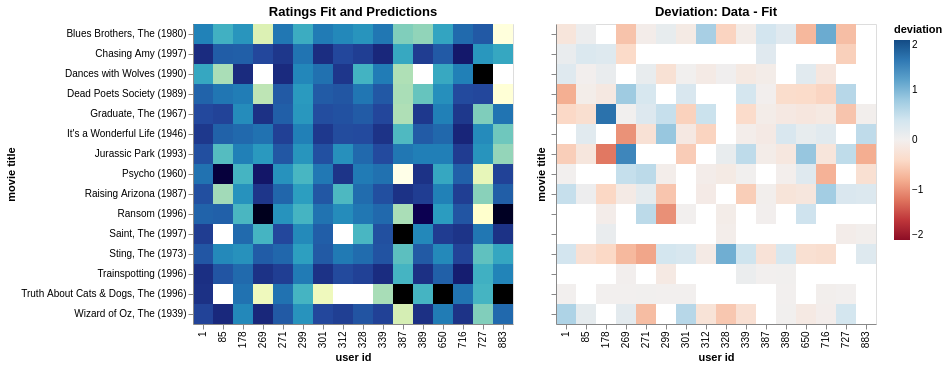

Write notebook code for a chart like this one.
### Markdown cell above
## Recommendation: User id 85

| **Watched** | **Recommend** | **Recommend** |
| :-: | :-: | :-: | 
| **5 (observed) / 5.5 (fit/prediction)** | **5.8 (fit/prediction)** | **4.3 (fit/prediction)** |
| ![https://www.imdb.com/title/tt0032138/](https://m.media-amazon.com/images/M/MV5BNjUyMTc4MDExMV5BMl5BanBnXkFtZTgwNDg0NDIwMjE@._V1_SY1000_CR0,0,670,1000_AL_.jpg) | ![https://www.imdb.com/title/tt0117979/](https://m.media-amazon.com/images/M/MV5BOWM0MTA4NjItMzM3ZS00NDJmLTg3NWItNGE5ODIyOGJhNzQ0L2ltYWdlL2ltYWdlXkEyXkFqcGdeQXVyMTQxNzMzNDI@._V1_SY1000_CR0,0,666,1000_AL_.jpg) | ![https://www.imdb.com/title/tt0117951/](https://m.media-amazon.com/images/M/MV5BMzA5Zjc3ZTMtMmU5YS00YTMwLWI4MWUtYTU0YTVmNjVmODZhXkEyXkFqcGdeQXVyNjU0OTQ0OTY@._V1_SY1000_SX675_AL_.jpg) |
| *The Wizard of Oz (1939)* | *Truth About Cats & Dogs (1996)* | *Trainspotting (1996)*

## Recommendation: User id 727

| **Watched** | **Recommend** | **Recommend** |
| :-: | :-: |  :-: | 
| **5 (observed) / 5.2 (fit/prediction)** | **5.8 (fit/prediction)** | **4.6 (fit/prediction)** |
| ![https://www.imdb.com/title/tt0080455/](https://m.media-amazon.com/images/M/MV5BYTdlMDExOGUtN2I3MS00MjY5LWE1NTAtYzc3MzIxN2M3OWY1XkEyXkFqcGdeQXVyNzkwMjQ5NzM@._V1_.jpg) | ![https://www.imdb.com/title/tt0099348/](https://m.media-amazon.com/images/M/MV5BMTY3OTI5NDczN15BMl5BanBnXkFtZTcwNDA0NDY3Mw@@._V1_SY1000_CR0,0,666,1000_AL_.jpg) | ![https://www.imdb.com/title/tt0038650/](https://m.media-amazon.com/images/M/MV5BZjc4NDZhZWMtNGEzYS00ZWU2LThlM2ItNTA0YzQ0OTExMTE2XkEyXkFqcGdeQXVyNjUwMzI2NzU@._V1_SY1000_CR0,0,687,1000_AL_.jpg) |
| *The Blues Brothers (1980)* | *Dances with Wolves (1990)* | *It's a Wonderful Life (1946)* |

## Visualizing Errors

### Code cell
#| echo: false
selectors = base.mark_square(filled=False, size=350).encode(
    x='user id:N',
    y='movie title:N',
    color=alt.value('black'),
    opacity=alt.condition(nearest, alt.value(1), alt.value(0))
).add_params(
    nearest
)

alt.hconcat(
    alt.layer(f_all.encode(color=alt.Color('fit/prediction:Q', legend=None, scale=alt.Scale(scheme='yellowgreenblue', domain=[1, 5]))),
              selectors),
    alt.layer(f_err.encode(y=alt.Y('movie title:N', axis=alt.Axis(labels=False))),
              selectors),
).resolve_scale(color='independent')

### Figure 1 — Vega-Lite specification as saved in the notebook (floating-point values rounded to 4 significant figures; data arrays with more than 128 entries replaced by an {"elided": "..."} marker saying what was removed)
{"config": {"view": {"continuousWidth": 300, "continuousHeight": 300}}, "hconcat": [{"layer": [{"mark": {"type": "rect"}, "encoding": {"color": {"field": "fit/prediction", "legend": null, "scale": {"domain": [1, 5], "scheme": "yellowgreenblue"}, "type": "quantitative"}, "tooltip": [{"field": "user id", "type": "quantitative"}, {"field": "movie title", "type": "nominal"}, {"field": "fit/prediction", "type": "quantitative"}, {"field": "observed", "type": "quantitative"}, {"field": "deviation", "type": "quantitative"}], "x": {"field": "user id", "type": "ordinal"}, "y": {"field": "movie title", "type": "ordinal"}}, "title": "Ratings Fit and Predictions"}, {"mark": {"type": "square", "filled": false, "size": 350}, "encoding": {"color": {"value": "black"}, "opacity": {"condition": {"param": "param_91deafaa61220430", "value": 1, "empty": false}, "value": 0}, "tooltip": [{"field": "user id", "type": "quantitative"}, {"field": "movie title", "type": "nominal"}, {"field": "fit/prediction", "type": "quantitative"}, {"field": "observed", "type": "quantitative"}, {"field": "deviation", "type": "quantitative"}], "x": {"field": "user id", "type": "nominal"}, "y": {"field": "movie title", "type": "nominal"}}, "name": "view_8ca4c2b9737f65a5_1"}]}, {"layer": [{"mark": {"type": "rect"}, "encoding": {"color": {"field": "deviation", "scale": {"domain": [-2, 2], "scheme": "redblue"}, "type": "quantitative"}, "tooltip": [{"field": "user id", "type": "quantitative"}, {"field": "movie title", "type": "nominal"}, {"field": "fit/prediction", "type": "quantitative"}, {"field": "observed", "type": "quantitative"}, {"field": "deviation", "type": "quantitative"}], "x": {"field": "user id", "type": "ordinal"}, "y": {"axis": {"labels": false}, "field": "movie title", "type": "nominal"}}, "title": "Deviation: Data - Fit"}, {"mark": {"type": "square", "filled": false, "size": 350}, "encoding": {"color": {"value": "black"}, "opacity": {"condition": {"param": "param_91deafaa61220430", "value": 1, "empty": false}, "value": 0}, "tooltip": [{"field": "user id", "type": "quantitative"}, {"field": "movie title", "type": "nominal"}, {"field": "fit/prediction", "type": "quantitative"}, {"field": "observed", "type": "quantitative"}, {"field": "deviation", "type": "quantitative"}], "x": {"field": "user id", "type": "nominal"}, "y": {"field": "movie title", "type": "nominal"}}, "name": "view_8ca4c2b9737f65a5_1"}]}], "data": {"name": "data-0940c36429779a4d9441e3741c8d8c01"}, "params": [{"name": "param_91deafaa61220430", "select": {"type": "point", "nearest": true, "on": "mouseover"}, "views": ["view_8ca4c2b9737f65a5_1"]}], "resolve": {"scale": {"color": "independent"}}, "$schema": "https://vega.github.io/schema/vega-lite/v6.1.0.json", "datasets": {"data-0940c36429779a4d9441e3741c8d8c01": {"elided": "240 records"}}}
